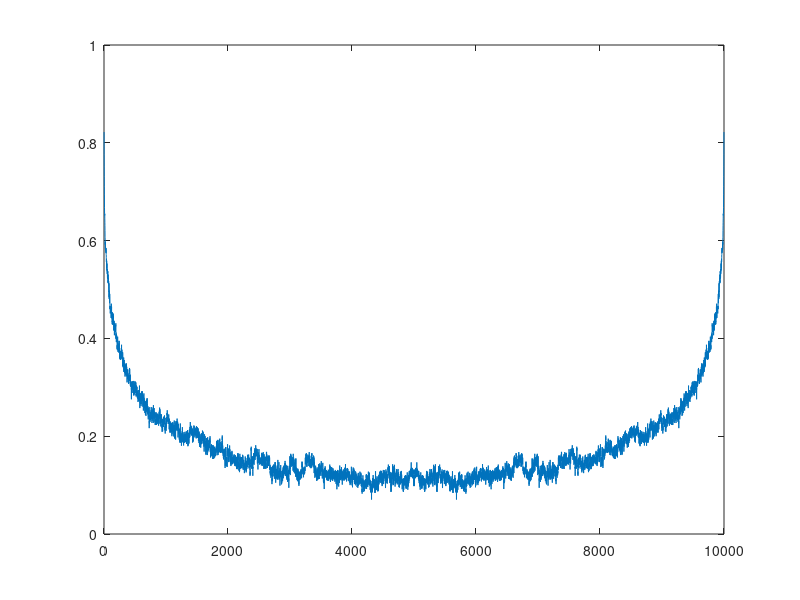
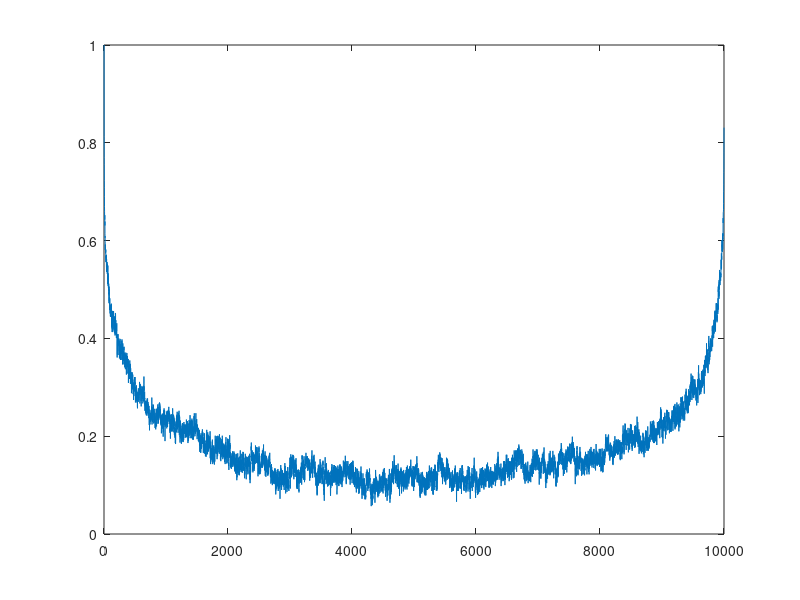

The MATLAB script that drew these images, in order:
%%plot the results listed in the result files here
%n = 84;
%for i = 1:n
%	data = csvread(strcat('results', num2str(i), '.csv'));
%	mag2(i) = data(7, 2);
%	binders(i) = 1 - data(8, 2) / (3*data(7, 2)*data(7, 2));
%	binder_err(i) = (1 - binders(i))*(data(8, 3)/data(8, 2) + 2*data(7, 3)/data(7, 2));
%end
%
%alpha1 = [1.05, 1.1, 1.15, 1.175, 1.2, 1.225, 1.25, 1.275, 1.30, 1.325, 1.35, 1.4];
%
%%split mags
%interval1 = 12;
%
%for i = 1:7
%	mag2_mat(i, :) = alpha1.*mag2(((i - 1)*interval1 + 1):(i*interval1));
%	binder_mat1(i, :) = binders(((i - 1)*interval1 + 1):(i*interval1));
%	binder_err_mat1(i, :) = binder_err(((i - 1)*interval1 + 1):(i*interval1));
%	alpha_mat1(i, :) = alpha1;
%end
%
%%%%make 2 plots
%figure()
%plot(alpha_mat1', mag2_mat')
%xlabel('alpha')
%ylabel('Scaled Order Parameter')
%legend('Nt = 10000',  'Nt = 1000', 'Nt = 100', 'Nt = 2000', 'Nt = 200', 'Nt = 4000',  'Nt = 400', 'location', 'southeast')
%
%figure()
%plot(alpha_mat1', binder_mat1')
%xlabel('alpha')
%ylabel('Binder Cumulant')
%legend('Nt = 10000',  'Nt = 1000', 'Nt = 100', 'Nt = 2000', 'Nt = 200', 'Nt = 4000',  'Nt = 400', 'location', 'southeast')
%
%
%%%find the critical alpha
%%%for each row, find the alpha where mag2_mat crosses 0.5
%alpha_c = zeros(7, 1);
%for i = 1:7
%	row = mag2_mat(i, :) - 0.5;
%	last_neg_index = 0;
%	for j = 1:length(row)
%		if (row(j) < 0)
%			last_neg_index = j;
%		end
%	end
%	slope = (row(last_neg_index + 1) - row(last_neg_index))/(alpha1(last_neg_index + 1) - alpha1(last_neg_index));
%	dy = - row(last_neg_index);
%	alpha_c(i) = alpha1(last_neg_index) + dy / slope;
%end
%N = [10000, 1000, 100, 2000, 200, 4000, 400];
%
%figure()
%plot(1./log(N), alpha_c, '*')

%%plot some correlation functions
data = csvread('results4.csv');
corr = 0.5*(data(11,3:end) + fliplr(data(11, 3:end)));
figure()
plot(corr)
figure()
plot(data(11, 2:end))